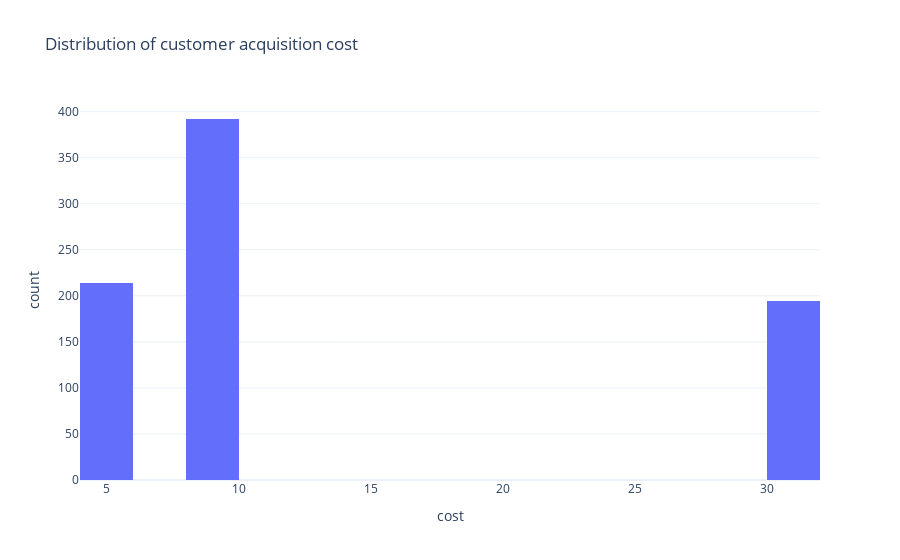

Notebook code for this chart:
### Markdown cell above
* Visualizing the distribution of acquisition cost and revenu generated by customers

### Code cell
fig = px.histogram(data,
                   x='cost',
                  title='Distribution of customer acquisition cost',
                  nbins= 20)
fig.show()

### Figure 1 — Plotly figure (JSON) as saved in the notebook; plotly's stock layout.template omitted (floating-point values rounded to 4 significant figures; data arrays with more than 128 entries replaced by an {"elided": "..."} marker saying what was removed)
{"data": [{"alignmentgroup": "True", "bingroup": "x", "hovertemplate": "cost=%{x}<br>count=%{y}<extra></extra>", "legendgroup": "", "marker": {"color": "#636efa", "pattern": {"shape": ""}}, "name": "", "nbinsx": 20, "offsetgroup": "", "orientation": "v", "showlegend": false, "type": "histogram", "x": {"elided": "800 float values"}, "xaxis": "x", "yaxis": "y"}], "layout": {"barmode": "relative", "legend": {"tracegroupgap": 0}, "title": {"text": "Distribution of customer acquisition cost"}, "xaxis": {"anchor": "y", "domain": [0, 1], "title": {"text": "cost"}}, "yaxis": {"anchor": "x", "domain": [0, 1], "title": {"text": "count"}}}}
